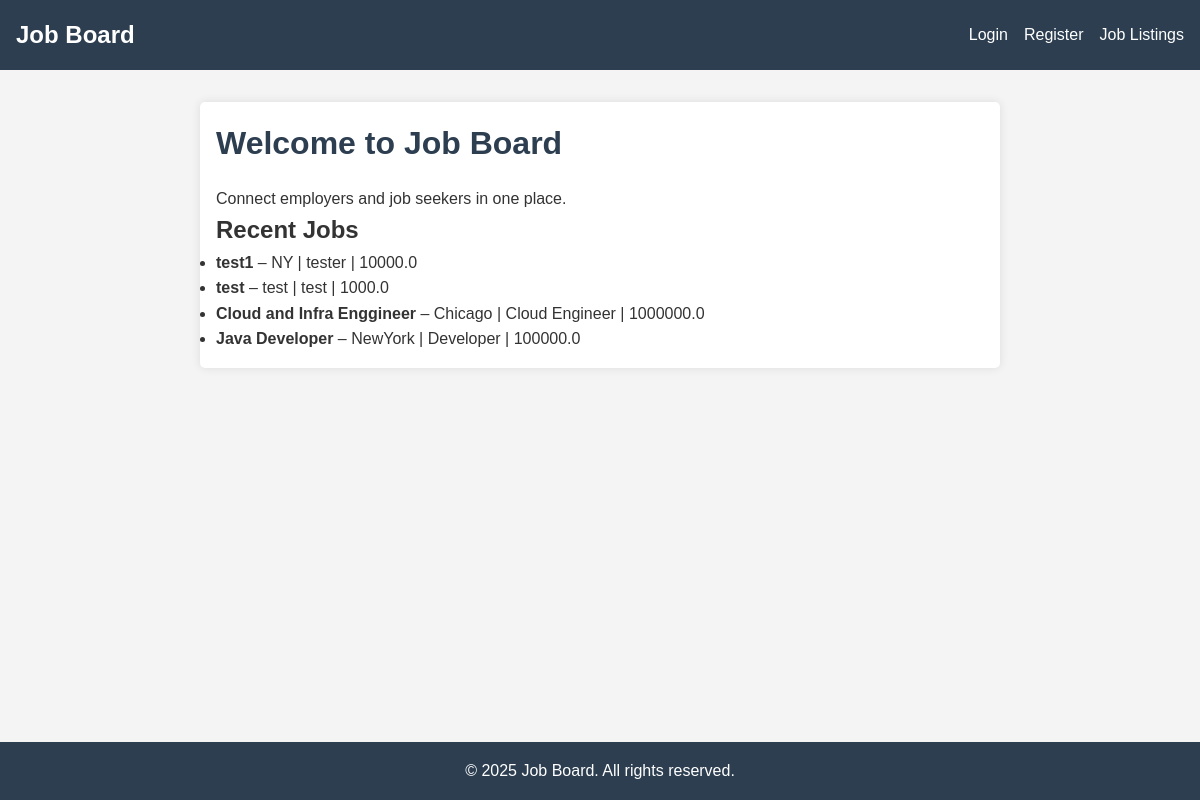
Before: / with the older database file.
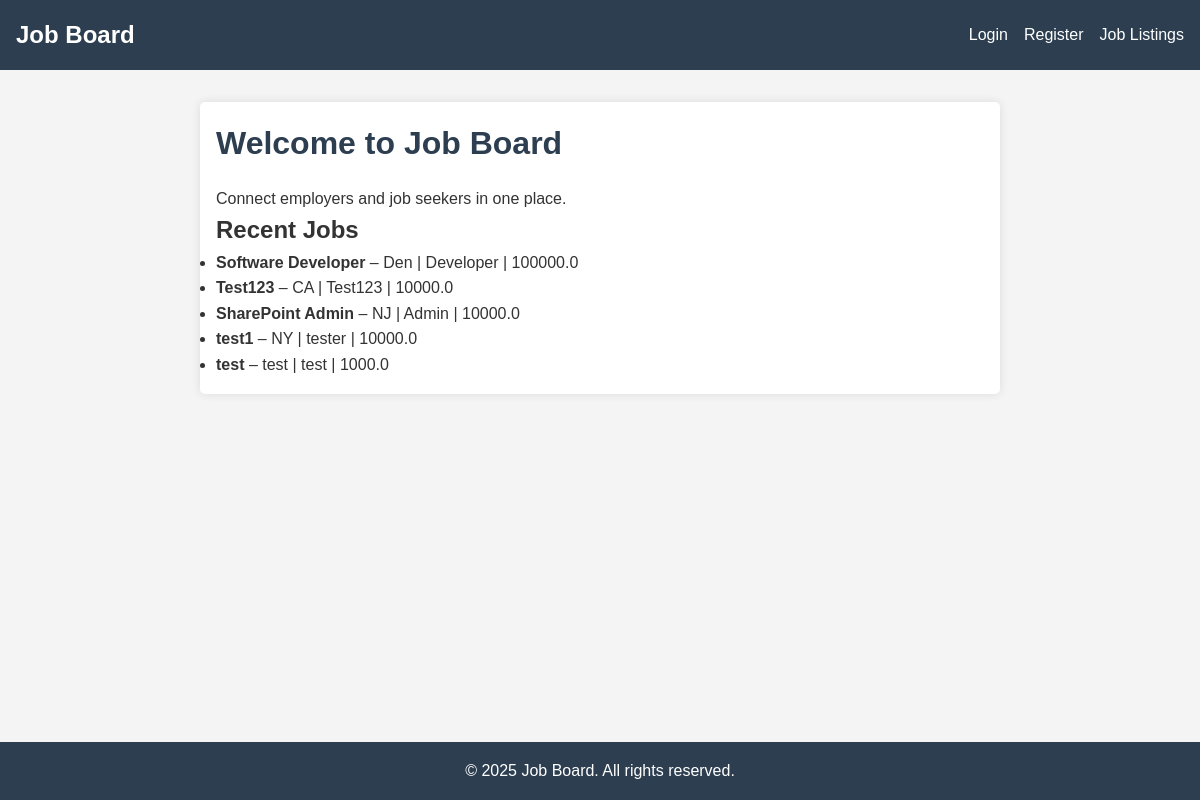
After: the same page with the newer database file.
### backend/models.py (models this page shows)
class Job(db.Model):
    __tablename__ = 'job'
    id = db.Column(db.Integer, primary_key=True)
    title = db.Column(db.String(100), nullable=False)
    description = db.Column(db.Text)
    location = db.Column(db.String(100))
    salary = db.Column(db.Float)
    category = db.Column(db.String(100))
    employer_id = db.Column(db.Integer, db.ForeignKey('employer.id'), nullable=False)
    employer = db.relationship('Employer', back_populates='jobs', lazy=True)
    applications = db.relationship('Application', back_populates='job', lazy=True)

### backend/app.py (the view)
    @app.route("/")
    def index():
        jobs = Job.query.order_by(Job.id.desc()).limit(5).all()
        return render_template("index.html", jobs=jobs)

### templates/index.html (shortened to what this page needs)
<!DOCTYPE html>
<html lang="en">
<head>
    <link rel="stylesheet" href="{{ url_for('static', filename='css/style.css') }}">
</head>
<body>
<nav>
    <h2>Job Board</h2>
    <ul>
        {% if 'user_id' in session %}
            <li><a href="{{ url_for('logout') }}">Logout</a></li>
            {% if session['role'] == 'employer' %}
                <li><a href="{{ url_for('employer_jobs') }}">My Jobs</a></li>
            {% elif session['role'] == 'seeker' %}
                <li><a href="{{ url_for('my_applications') }}">My Applications</a></li>
            {% elif session['role'] == 'admin' %}
                <li><a href="{{ url_for('admin_dashboard') }}">Admin Dashboard</a></li>
            {% endif %}
            <li><a href="{{ url_for('job_listings') }}">Job Listings</a></li>
        {% else %}
            <li><a href="{{ url_for('login') }}">Login</a></li>
            <li><a href="{{ url_for('register') }}">Register</a></li>
            <li><a href="{{ url_for('job_listings') }}">Job Listings</a></li>
        {% endif %}
    </ul>
</nav>
<main>
    <h1>Welcome to Job Board</h1>
    <p>Connect employers and job seekers in one place.</p>
    <h2>Recent Jobs</h2>
    <ul>
        {% for job in jobs %}
            <li>
                <strong>{{ job.title }}</strong> – {{ job.location }} |
                {{ job.category }} |
                {{ job.salary or 'N/A' }}
            </li>
        {% else %}
            <li>No jobs posted yet.</li>
        {% endfor %}
    </ul>
</main>
<footer>
    <p>&copy; 2025 Job Board. All rights reserved.</p>
</footer>
</body>
</html>

Changed rows visible on the page:
no longer on this page (row unchanged): Job: title "Cloud and Infra Enggineer", location "Chicago", category "Cloud Engineer", salary "1000000.0"
no longer on this page (row unchanged): Job: title "Java Developer", location "NewYork", category "Developer", salary "100000.0"
added Job: title "Software Developer", location "Den", category "Developer", salary "100000.0"
added Job: title "Test123", location "CA", category "Test123", salary "10000.0"
added Job: title "SharePoint Admin", location "NJ", category "Admin", salary "10000.0"
